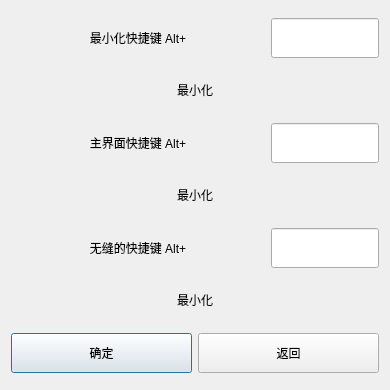
<?xml version="1.0" encoding="UTF-8"?>
<ui version="4.0">
 <class>ShortcutChange</class>
 <widget class="QDialog" name="ShortcutChange">
  <property name="geometry">
   <rect>
    <x>0</x>
    <y>0</y>
    <width>390</width>
    <height>390</height>
   </rect>
  </property>
  <property name="windowTitle">
   <string>Dialog</string>
  </property>
  <layout class="QGridLayout" name="gridLayout_2">
   <item row="1" column="0">
    <widget class="QPushButton" name="sure">
     <property name="minimumSize">
      <size>
       <width>0</width>
       <height>40</height>
      </size>
     </property>
     <property name="text">
      <string>确定</string>
     </property>
    </widget>
   </item>
   <item row="1" column="1">
    <widget class="QPushButton" name="back">
     <property name="minimumSize">
      <size>
       <width>0</width>
       <height>40</height>
      </size>
     </property>
     <property name="text">
      <string>返回</string>
     </property>
    </widget>
   </item>
   <item row="0" column="0" colspan="2">
    <layout class="QGridLayout" name="gridLayout">
     <item row="6" column="0" colspan="2">
      <spacer name="verticalSpacer_4">
       <property name="orientation">
        <enum>Qt::Vertical</enum>
       </property>
       <property name="sizeType">
        <enum>QSizePolicy::Preferred</enum>
       </property>
       <property name="sizeHint" stdset="0">
        <size>
         <width>20</width>
         <height>40</height>
        </size>
       </property>
      </spacer>
     </item>
     <item row="10" column="0" colspan="2">
      <spacer name="verticalSpacer_6">
       <property name="orientation">
        <enum>Qt::Vertical</enum>
       </property>
       <property name="sizeType">
        <enum>QSizePolicy::Preferred</enum>
       </property>
       <property name="sizeHint" stdset="0">
        <size>
         <width>20</width>
         <height>40</height>
        </size>
       </property>
      </spacer>
     </item>
     <item row="4" column="0" colspan="2">
      <spacer name="verticalSpacer_3">
       <property name="orientation">
        <enum>Qt::Vertical</enum>
       </property>
       <property name="sizeType">
        <enum>QSizePolicy::Preferred</enum>
       </property>
       <property name="sizeHint" stdset="0">
        <size>
         <width>20</width>
         <height>40</height>
        </size>
       </property>
      </spacer>
     </item>
     <item row="8" column="0" colspan="2">
      <spacer name="verticalSpacer_5">
       <property name="orientation">
        <enum>Qt::Vertical</enum>
       </property>
       <property name="sizeType">
        <enum>QSizePolicy::Preferred</enum>
       </property>
       <property name="sizeHint" stdset="0">
        <size>
         <width>20</width>
         <height>40</height>
        </size>
       </property>
      </spacer>
     </item>
     <item row="0" column="0" colspan="2">
      <spacer name="verticalSpacer_7">
       <property name="orientation">
        <enum>Qt::Vertical</enum>
       </property>
       <property name="sizeType">
        <enum>QSizePolicy::Preferred</enum>
       </property>
       <property name="sizeHint" stdset="0">
        <size>
         <width>20</width>
         <height>40</height>
        </size>
       </property>
      </spacer>
     </item>
     <item row="2" column="0" colspan="2">
      <spacer name="verticalSpacer_2">
       <property name="orientation">
        <enum>Qt::Vertical</enum>
       </property>
       <property name="sizeType">
        <enum>QSizePolicy::Preferred</enum>
       </property>
       <property name="sizeHint" stdset="0">
        <size>
         <width>20</width>
         <height>40</height>
        </size>
       </property>
      </spacer>
     </item>
     <item row="5" column="1">
      <widget class="QLineEdit" name="showInput">
       <property name="sizePolicy">
        <sizepolicy hsizetype="Fixed" vsizetype="Fixed">
         <horstretch>0</horstretch>
         <verstretch>0</verstretch>
        </sizepolicy>
       </property>
       <property name="minimumSize">
        <size>
         <width>0</width>
         <height>40</height>
        </size>
       </property>
       <property name="text">
        <string/>
       </property>
       <property name="alignment">
        <set>Qt::AlignCenter</set>
       </property>
      </widget>
     </item>
     <item row="1" column="0">
      <widget class="QLabel" name="label">
       <property name="sizePolicy">
        <sizepolicy hsizetype="Expanding" vsizetype="Preferred">
         <horstretch>0</horstretch>
         <verstretch>0</verstretch>
        </sizepolicy>
       </property>
       <property name="text">
        <string>最小化快捷键 Alt+</string>
       </property>
       <property name="alignment">
        <set>Qt::AlignCenter</set>
       </property>
      </widget>
     </item>
     <item row="9" column="0">
      <widget class="QLabel" name="label_3">
       <property name="text">
        <string>无缝的快捷键 Alt+</string>
       </property>
       <property name="alignment">
        <set>Qt::AlignCenter</set>
       </property>
      </widget>
     </item>
     <item row="9" column="1">
      <widget class="QLineEdit" name="seamlessInput">
       <property name="sizePolicy">
        <sizepolicy hsizetype="Fixed" vsizetype="Fixed">
         <horstretch>0</horstretch>
         <verstretch>0</verstretch>
        </sizepolicy>
       </property>
       <property name="minimumSize">
        <size>
         <width>0</width>
         <height>40</height>
        </size>
       </property>
       <property name="text">
        <string/>
       </property>
       <property name="alignment">
        <set>Qt::AlignCenter</set>
       </property>
      </widget>
     </item>
     <item row="3" column="0" colspan="2">
      <widget class="QLabel" name="notice_hide">
       <property name="sizePolicy">
        <sizepolicy hsizetype="Preferred" vsizetype="Fixed">
         <horstretch>0</horstretch>
         <verstretch>0</verstretch>
        </sizepolicy>
       </property>
       <property name="minimumSize">
        <size>
         <width>0</width>
         <height>40</height>
        </size>
       </property>
       <property name="text">
        <string>最小化</string>
       </property>
       <property name="alignment">
        <set>Qt::AlignCenter</set>
       </property>
      </widget>
     </item>
     <item row="11" column="0" colspan="2">
      <widget class="QLabel" name="notice_seamless">
       <property name="sizePolicy">
        <sizepolicy hsizetype="Preferred" vsizetype="Fixed">
         <horstretch>0</horstretch>
         <verstretch>0</verstretch>
        </sizepolicy>
       </property>
       <property name="minimumSize">
        <size>
         <width>0</width>
         <height>40</height>
        </size>
       </property>
       <property name="text">
        <string>最小化</string>
       </property>
       <property name="alignment">
        <set>Qt::AlignCenter</set>
       </property>
      </widget>
     </item>
     <item row="7" column="0" colspan="2">
      <widget class="QLabel" name="notice_show">
       <property name="sizePolicy">
        <sizepolicy hsizetype="Preferred" vsizetype="Fixed">
         <horstretch>0</horstretch>
         <verstretch>0</verstretch>
        </sizepolicy>
       </property>
       <property name="minimumSize">
        <size>
         <width>0</width>
         <height>40</height>
        </size>
       </property>
       <property name="text">
        <string>最小化</string>
       </property>
       <property name="alignment">
        <set>Qt::AlignCenter</set>
       </property>
      </widget>
     </item>
     <item row="1" column="1">
      <widget class="QLineEdit" name="hideInput">
       <property name="sizePolicy">
        <sizepolicy hsizetype="Fixed" vsizetype="Fixed">
         <horstretch>0</horstretch>
         <verstretch>0</verstretch>
        </sizepolicy>
       </property>
       <property name="minimumSize">
        <size>
         <width>0</width>
         <height>40</height>
        </size>
       </property>
       <property name="text">
        <string/>
       </property>
       <property name="alignment">
        <set>Qt::AlignCenter</set>
       </property>
      </widget>
     </item>
     <item row="5" column="0">
      <widget class="QLabel" name="label_2">
       <property name="text">
        <string>主界面快捷键 Alt+</string>
       </property>
       <property name="alignment">
        <set>Qt::AlignCenter</set>
       </property>
      </widget>
     </item>
     <item row="12" column="0" colspan="2">
      <spacer name="verticalSpacer_8">
       <property name="orientation">
        <enum>Qt::Vertical</enum>
       </property>
       <property name="sizeType">
        <enum>QSizePolicy::Preferred</enum>
       </property>
       <property name="sizeHint" stdset="0">
        <size>
         <width>20</width>
         <height>40</height>
        </size>
       </property>
      </spacer>
     </item>
    </layout>
   </item>
   <item row="2" column="0" colspan="2">
    <spacer name="verticalSpacer">
     <property name="orientation">
      <enum>Qt::Vertical</enum>
     </property>
     <property name="sizeType">
      <enum>QSizePolicy::Fixed</enum>
     </property>
     <property name="sizeHint" stdset="0">
      <size>
       <width>20</width>
       <height>6</height>
      </size>
     </property>
    </spacer>
   </item>
  </layout>
 </widget>
 <resources/>
 <connections/>
</ui>
